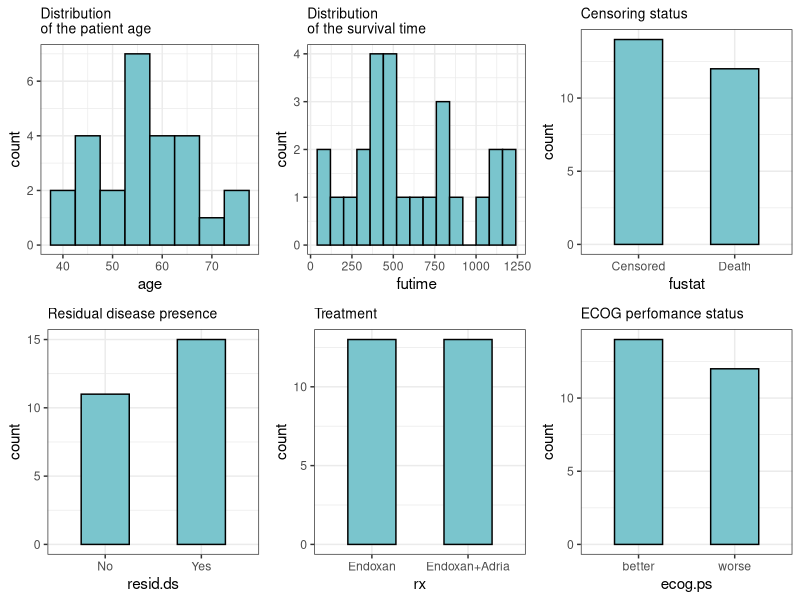
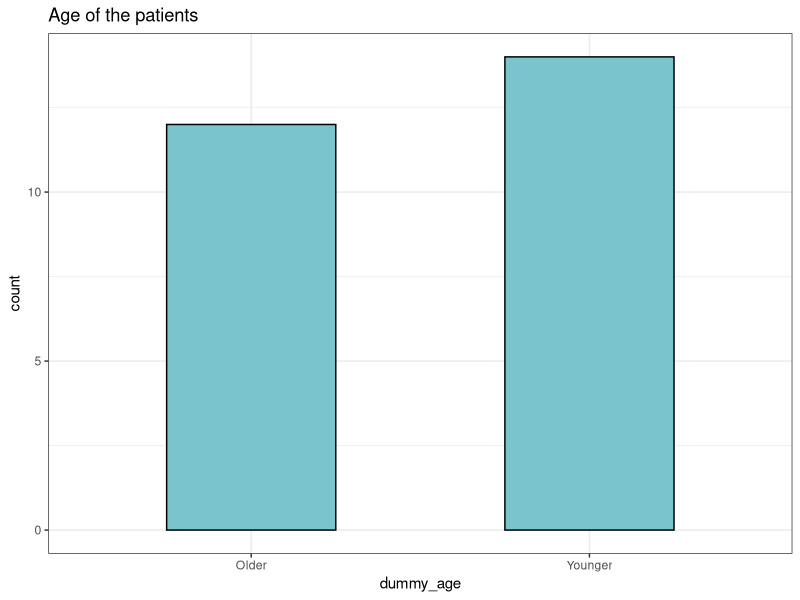
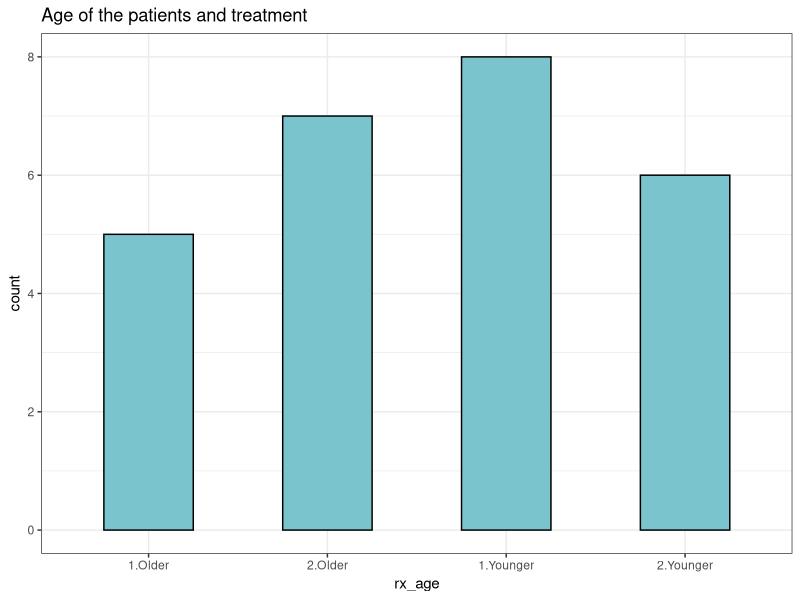
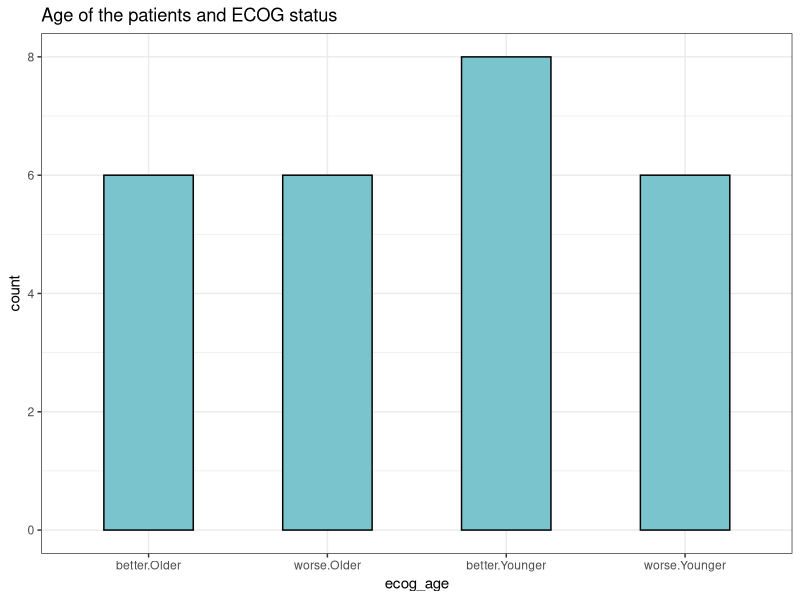
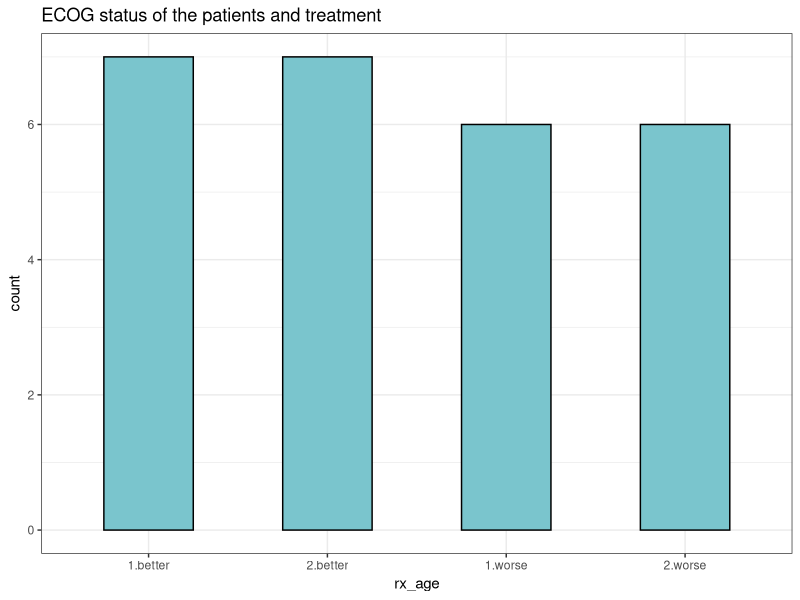
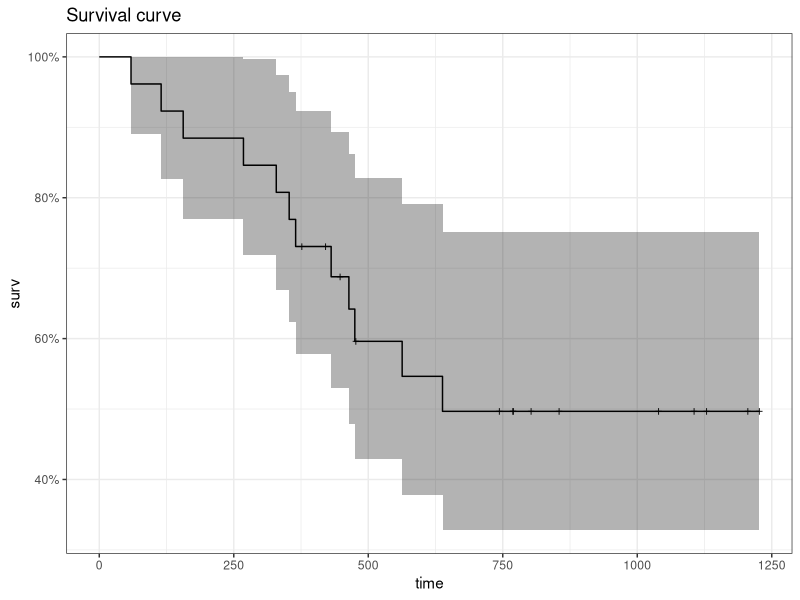
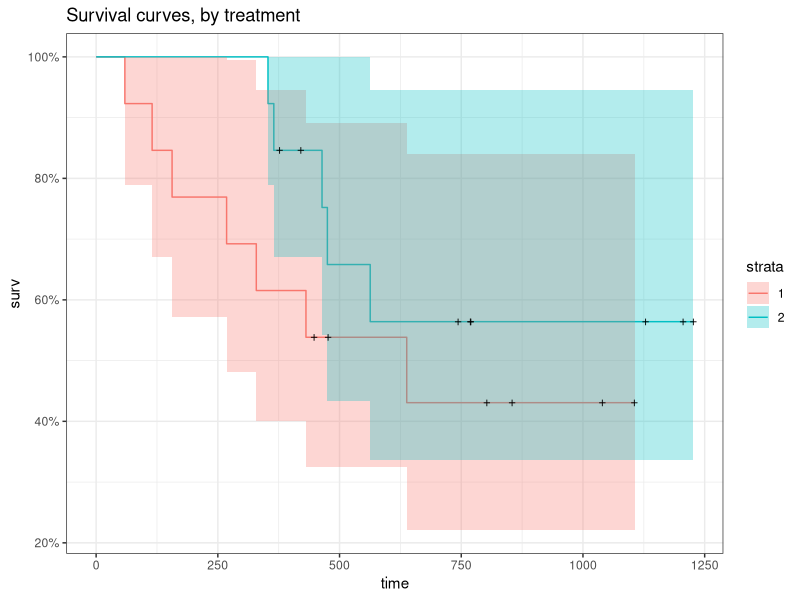
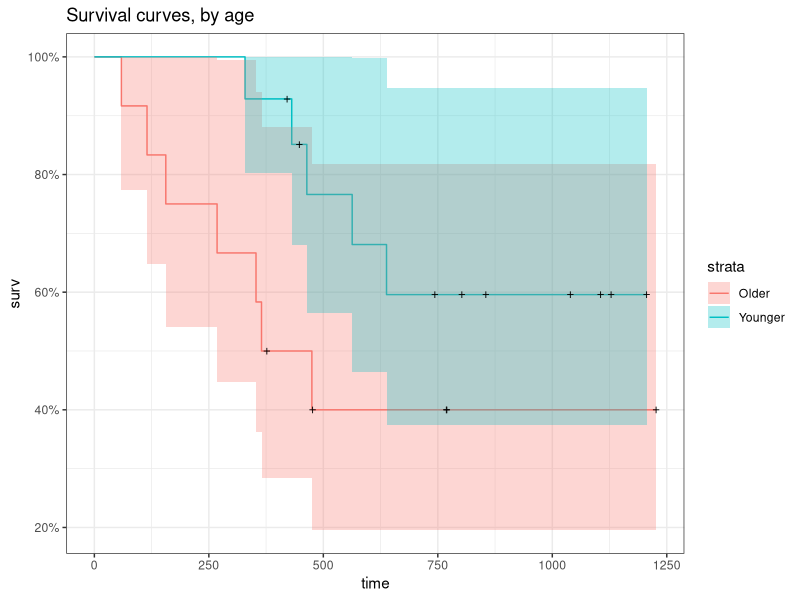

These figures' R source, in order:
## ---- chunk 1
knitr::opts_chunk$set(echo = TRUE)
## ---- chunk 2
require(survival)
require(survminer)
require(ggplot2)
require(coin)
require(ggfortify)
require(ggpubr)
## ---- chunk 3
ov <- ovarian
str(ov)
summary(ov)
## ---- chunk 4
sum(is.na(ov))
## ---- chunk 5
ov$resid.ds <- factor(ov$resid.ds, labels = c('No', 'Yes'))
ov$rx <- factor(ov$rx)
ov$ecog.ps <- factor(ov$ecog.ps, labels = c('better', 'worse'))
## ---- chunk 6
age_plot <- ggplot(ov, aes(age))+
  geom_histogram(fill = 'cadetblue3', binwidth = 5, col = 'black')+
  theme_bw()+
  labs(title = "Distribution \nof the patient age")+
  theme(plot.title = element_text(size=10))
futime_plot <- ggplot(ov, aes(futime))+
  geom_histogram(fill = 'cadetblue3', binwidth = 80, col = 'black')+
  theme_bw()+
  labs(title = "Distribution \nof the survival time")+
  theme(plot.title = element_text(size=10))
fustat_plot <- ggplot(ov, aes(factor(fustat, labels =  c('Censored', 'Death'))))+
  geom_bar(fill = 'cadetblue3', col = 'black', width = 0.5)+
  theme_bw()+
  labs(title = "Censoring status")+
  xlab('fustat')+
  theme(plot.title = element_text(size=10))
resid.ds_plot <- ggplot(ov, aes(resid.ds))+
  geom_bar(fill = 'cadetblue3', col = 'black', width = 0.5)+
  theme_bw()+
  labs(title = "Residual disease presence")+
  xlab('resid.ds')+
  theme(plot.title = element_text(size=10))
rx_plot <- ggplot(ov, aes(factor(rx, labels = c('Endoxan', 'Endoxan+Adria'))))+
  geom_bar(fill = 'cadetblue3', col = 'black', width = 0.5)+
  theme_bw()+
  labs(title = "Treatment")+
  xlab('rx')+
  theme(plot.title = element_text(size=10))
ecog_plot <- ggplot(ov, aes(ecog.ps))+
  geom_bar(fill = 'cadetblue3', col = 'black', width = 0.5)+
  theme_bw()+
  labs(title = "ECOG perfomance status")+
  xlab('ecog.ps')+
  theme(plot.title = element_text(size=10))
arr <- ggarrange(age_plot, futime_plot, fustat_plot, resid.ds_plot, rx_plot, ecog_plot, ncol=3, nrow=2)
arr
## ---- chunk 7
ov$dummy_age <- ifelse(ov$age > 57, 'Older', 'Younger')
ov$dummy_age <- as.factor(ov$dummy_age)
dummy_age_plot <- ggplot(ov, aes(dummy_age))+
  geom_bar(fill = 'cadetblue3', col = 'black', width = 0.5)+
  theme_bw()+
  labs(title = "Age of the patients")+
  xlab('dummy_age')
dummy_age_plot
## ---- chunk 8
ov$rx_age <- interaction(ov$rx, ov$dummy_age)
rx_age_plot <- ggplot(ov, aes(rx_age))+
  geom_bar(fill = 'cadetblue3', col = 'black', width = 0.5)+
  theme_bw()+
  labs(title = "Age of the patients and treatment")+
  xlab('rx_age')
rx_age_plot
## ---- chunk 9
ov$ecog_age <- interaction(ov$ecog.ps, ov$dummy_age)
ecog_age_plot <- ggplot(ov, aes(ecog_age))+
  geom_bar(fill = 'cadetblue3', col = 'black', width = 0.5)+
  theme_bw()+
  labs(title = "Age of the patients and ECOG status")+
  xlab('ecog_age')
ecog_age_plot
## ---- chunk 10
ov$rx_ecog <- interaction(ov$rx, ov$ecog.ps)
rx_ecog_plot <- ggplot(ov, aes(rx_ecog))+
  geom_bar(fill = 'cadetblue3', col = 'black', width = 0.5)+
  theme_bw()+
  labs(title = "ECOG status of the patients and treatment")+
  xlab('rx_age')
rx_ecog_plot
## ---- chunk 11
km <- with(ov, Surv(futime, fustat))
km
## ---- chunk 12
km_fit <- survfit(km ~ 1, data=ov)
summary(km_fit)
autoplot(km_fit, main = 'Survival curve')+
  theme_bw()
## ---- chunk 13
km_treatment_fit <- survfit(km ~ rx, data=ov)
autoplot(km_treatment_fit, main = 'Survival curves, by treatment')+
  theme_bw()
## ---- chunk 14
km_age_fit <- survfit(km ~ dummy_age, data=ov)
autoplot(km_age_fit, main = 'Survival curves, by age')+
  theme_bw()
## ---- chunk 15
km_resid_fit <- survfit(km ~ resid.ds, data=ov)
autoplot(km_resid_fit, main = 'Survival curves, by residual disease presence')+
  theme_bw()
## ---- chunk 16
km_ecog_fit <- survfit(km ~ ecog.ps, data=ov)
autoplot(km_ecog_fit, main = 'Survival curves, by ECOG status')+
  theme_bw()
## ---- chunk 17
km_rx_age_fit <- survfit(km ~ rx_age, data=ov)
autoplot(km_rx_age_fit, main = 'Survival curves, by treatment and age')+
  theme_bw()
## ---- chunk 18
km_ecog_age_fit <- survfit(km ~ ecog_age, data=ov)
autoplot(km_ecog_age_fit, main = 'Survival curves, by ECOG status and age')+
  theme_bw()
## ---- chunk 19
km_rx_ecog_fit <- survfit(km ~ rx_ecog, data=ov)
autoplot(km_rx_ecog_fit, main = 'Survival curves, by treatment and ECOG status')+
  theme_bw()
## ---- chunk 20
survdiff(formula = km ~ rx, data = ov)
logrank_test(km ~ rx, data = ov)
## ---- chunk 21
survdiff(formula = km ~ dummy_age, data = ov)
logrank_test(km ~ dummy_age, data = ov)
## ---- chunk 22
survdiff(formula = km ~ resid.ds, data = ov)
logrank_test(km ~ resid.ds, data = ov)
## ---- chunk 23
survdiff(formula = km ~ ecog.ps, data = ov)
logrank_test(km ~ ecog.ps, data = ov)
## ---- chunk 24
survdiff(formula = km ~ rx_age, data = ov)
logrank_test(km ~ rx_age, data = ov)
## ---- chunk 25
survdiff(formula = km ~ ecog_age, data = ov)
logrank_test(km ~ ecog_age, data = ov)
## ---- chunk 26
survdiff(formula = km ~ rx_ecog, data = ov)
logrank_test(km ~ rx_ecog, data = ov)
## ---- chunk 27
cox <- coxph(formula = km ~ age + resid.ds + rx + ecog.ps , data = ov)
summary(cox)

cox_fit <- survfit(cox)

autoplot(cox_fit, main = 'Kaplan-Meier survival curve, corrected')+
  theme_bw()
## ---- chunk 28
aa_fit <- aareg(km ~ age + resid.ds + rx + ecog.ps , data = ov)
autoplot(aa_fit, main = 'Changing of the model components')+
  theme_bw()
## ---- chunk 29
fit.coxph <- coxph(km ~ dummy_age + resid.ds + rx + ecog.ps , data = ov)
ggforest(fit.coxph, data = ov)
